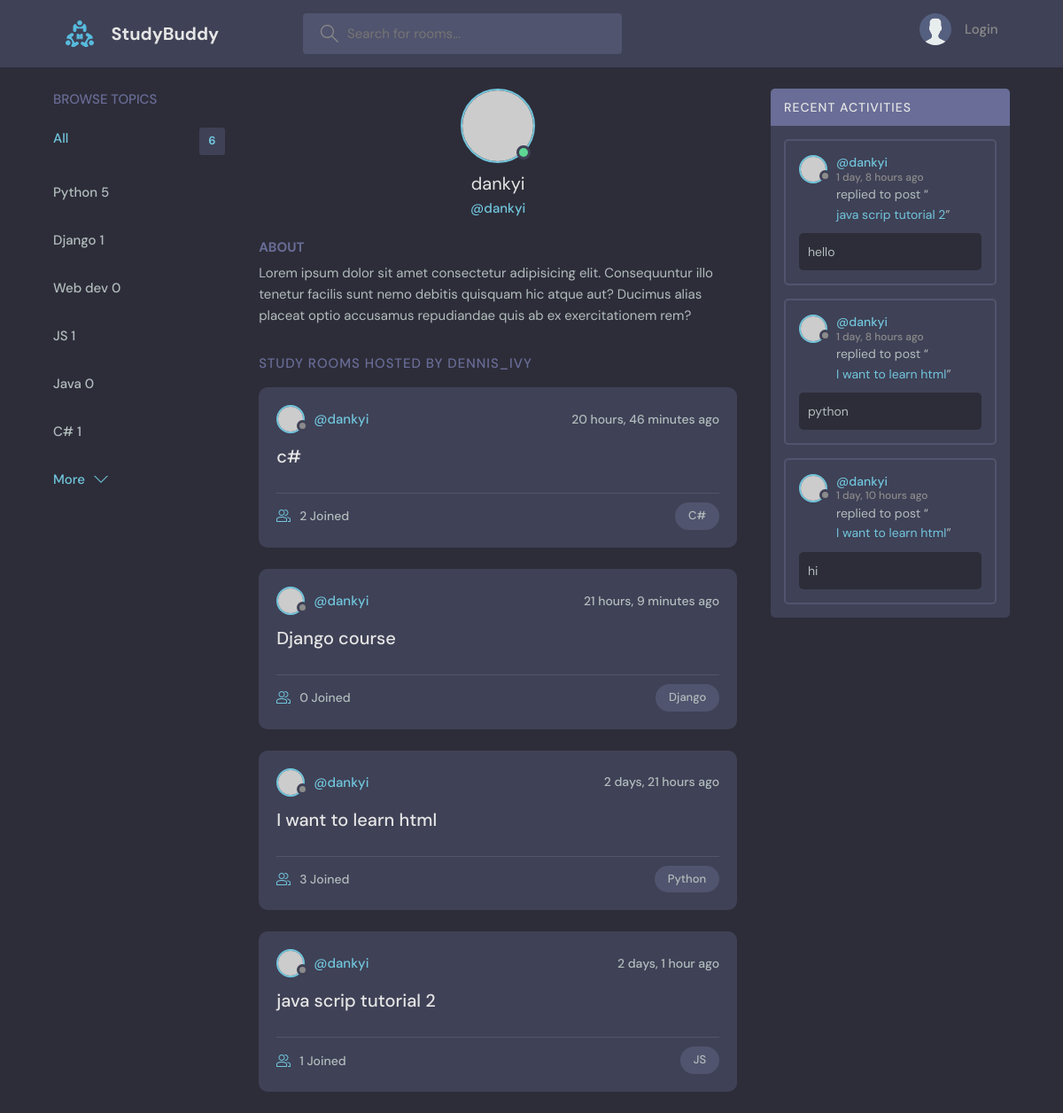
Screenshot of /profile/6/ with the database file from the repository.
### base/models.py (models this page shows, shortened)
class Topic(models.Model):
    name = models.CharField(max_length= 200)

class Room(models.Model):
    host = models.ForeignKey(User,on_delete= models.SET_NULL, null = True)
    topic = models.ForeignKey(Topic,on_delete= models.SET_NULL, null = True)
    name = models.CharField(max_length=200)
    description = models.TextField(null = True,blank=True)
    participants = models.ManyToManyField(User,related_name= 'participants',blank =True)
    updated = models.DateTimeField(auto_now= True)
    created = models.DateTimeField(auto_now_add= True)
    class Meta:
        ordering = ['-updated','-created']
    def __str__(self) :
        return self.name

class Message(models.Model):
    user = models.ForeignKey(User, on_delete= models.CASCADE)
    room = models.ForeignKey(Room,on_delete= models.CASCADE)
    body = models.TextField()
    updated = models.DateTimeField(auto_now= True)
    created = models.DateTimeField(auto_now_add= True)
    class Meta:
        ordering = ['-updated','-created']

### base/views.py (the view)
# urls.py: path('profile/<str:pk>/', views.userProfile, name="user-profile"),
def userProfile(request ,pk):
    user = User.objects.get(id =pk)
    rooms = user.room_set.all()
    room_messages = user.message_set.all()
    topics = Topic.objects.all()
    context = {'user':user, 'rooms':rooms,'room_messages':room_messages,'topics':topics}
    return  render(request, 'base/profile.html', context)

### base/templates/base/profile.html (shortened to what this page needs)
{% extends "main.html" %}
{% block content %}
  <main class="profile-page layout layout--3">
    <div class="container">
      {% include "base/topics_components.html" %}
      <div class="roomList">
        <div class="profile">
          <div class="profile__avatar">
            <div class="avatar avatar--large active">
              <img src="https://randomuser.me/api/portraits/men/11.jpg" />
            </div>
          </div>
          <div class="profile__info">
            <h3>{{user.username}}</h3>
            <p>@{{user.username}}</p>
          </div>
          <div class="profile__about">
            <h3>About</h3>
            <p>
              Lorem ipsum dolor sit amet consectetur adipisicing elit. Consequuntur illo tenetur
              facilis sunt nemo debitis quisquam hic atque aut? Ducimus alias placeat optio
              accusamus repudiandae quis ab ex exercitationem rem?
            </p>
          </div>
        </div>
        <div class="roomList__header">
          <div>
            <h2>Study Rooms Hosted by dennis_ivy</a>
            </h2>
          </div>
        </div>
        {% include 'base/feed_component.html'%}
      </div>
      {% include 'base/activity_component.html'%}
    </div>
  </main>
{%endblock content%}

### templates/main.html (shortened to what this page needs)
<!DOCTYPE html>
{% load static%}
<html lang="en">
  <head>
    <link rel="stylesheet" href="{% static 'styles/style.css' %}" />
  </head>
  <body>
    {% include "nav.html" %}
    {% block  content%}
    {% endblock  %}
  </body>
</html>

### templates/nav.html (shortened to what this page needs)
    {% load static%}
    <header class="header header--loggedIn">
      <div class="container">
        <a href="{%url 'home' %}" class="header__logo">
          <img src="{% static 'images/logo.svg'%}" />
          <h1>StudyBuddy</h1>
        </a>
        <form class="header__search" method ="GET" action = "{% url 'home' %}">
          <label>
            <input name = "q" placeholder="Search for rooms..." />
          </label>
        </form>
        <nav class="header__menu">
          {% if request.user.is_authenticated%}
          <div class="header__user">
            <a href="{%url 'update-user' %}">
              <div class="avatar avatar--medium active">
                <img src="https://randomuser.me/api/portraits/men/37.jpg" />
              </div>
              <p>{{request.user.username}}<span>@{{request.user.username}}</span></p>
            </a>
            <button class="dropdown-button">
              <svg version="1.1" xmlns="http://www.w3.org/2000/svg" width="32" height="32" viewBox="0 0 32 32">
                <title>chevron-down</title>
                <path d="M16 21l-13-13h-3l16 16 16-16h-3l-13 13z"></path>
              </svg>
            </button>
          </div>
          {% else %}
          <a href="{% url 'login' %}">
                <img src="{% static 'images/avatar.svg' %}" />
                <p>Login</p>
          </a>
          {%endif%}
        </nav>
      </div>
    </header>

### base/templates/base/topics_components.html
<div class="topics">
  <div class="topics__header">
    <h2>Browse Topics</h2>
  </div>
  <ul class="topics__list">
    <li>
      <a href="{% url 'home' %}" class="active">All <span>{{topics.count}}</span></a>
    </li>
    {% for topic in topics%}
      <li>
        <a href="{% url 'home' %}?q={{topic.name}}">{{topic.name}} </<span> {{topic.room_set.all.count}}</span></a>
      </li>
    {% endfor %}
  </ul>
  <button class="btn btn--link" href="{% url 'topics'%}">
    More
    <svg version="1.1" xmlns="http://www.w3.org/2000/svg" width="32" height="32" viewBox="0 0 32 32">
      <title>chevron-down</title>
        <path d="M16 21l-13-13h-3l16 16 16-16h-3l-13 13z"></path>
    </svg>
  </button>
</div>

### base/templates/base/feed_component.html (shortened to what this page needs)
{% for room in rooms%}
    <div class="roomListRoom">
        <div class="roomListRoom__header">
            <a href="{% url 'user-profile' room.host.id %}" class="roomListRoom__author">
                <div class="avatar avatar--small">
                    <img src="https://randomuser.me/api/portraits/women/11.jpg" />
                </div>
                <span>@{{room.host.username}}</span>
            </a>
            <div class="roomListRoom__actions">
                <span>{{room.created|timesince}} ago</span>
            </div>
        </div>
        <div class="roomListRoom__content">
            <a href="{% url 'room' room.id%}">{{room.name}}</a>
        </div>
        <div class="roomListRoom__meta">
            <a href="{% url 'room' room.id%}" class="roomListRoom__joined">
                    {{room.participants.all.count}} Joined
            </a>
            <p class="roomListRoom__topic">{{room.topic.name}}</p>
        </div>
    </div>
{% endfor%}

### base/templates/base/activity_component.html (shortened to what this page needs)
 <div class="activities">
    <div class="activities__header">
        <h2>Recent Activities</h2>
    </div>
    {%for message in room_messages%}
        <div class="activities__box">
            <div class="activities__boxHeader roomListRoom__header">
              <a href="{%  url 'user-profile' message.user.id%}" class="roomListRoom__author">
                <div class="avatar avatar--small">
                  <img src="https://randomuser.me/api/portraits/women/11.jpg" />
                </div>
                <p>
                  @{{message.user}}
                  <span>{{message.created|timesince}} ago</span>
                </p>
              </a>
            </div>
            <div class="activities__boxContent">
              <p>replied to post “<a href="{% url 'room' message.room.id%}">{{message.room}}</a>”</p>
              <div class="activities__boxRoomContent">
                {{message.body}}
              </div>
            </div>
        </div>
    {%endfor%}
</div>

### rows the page displays
Topic: name "Python", room_set.all.count "5"
Topic: name "Django", room_set.all.count "1"
Topic: name "Web dev", room_set.all.count "0"
Topic: name "JS", room_set.all.count "1"
Topic: name "Java", room_set.all.count "0"
Topic: name "C#", room_set.all.count "1"
Room: host.username "dankyi", created "20 hours, 46 minutes", name "c#", participants.all.count "2", topic.name "C#"
Room: host.username "dankyi", created "21 hours, 9 minutes", name "Django course", participants.all.count "0", topic.name "Django"
Room: host.username "dankyi", created "2 days, 21 hours", name "I want to learn html", participants.all.count "3", topic.name "Python"
Room: host.username "dankyi", created "2 days, 1 hour", name "java scrip tutorial 2", participants.all.count "1", topic.name "JS"
Message: user "dankyi", created "1 day, 8 hours", room "java scrip tutorial 2", body "hello"
Message: user "dankyi", created "1 day, 8 hours", room "I want to learn html", body "python"
Message: user "dankyi", created "1 day, 10 hours", room "I want to learn html", body "hi"

### other values shown
{{ topics.count }} "6"
{{ user.username }} "dankyi"
